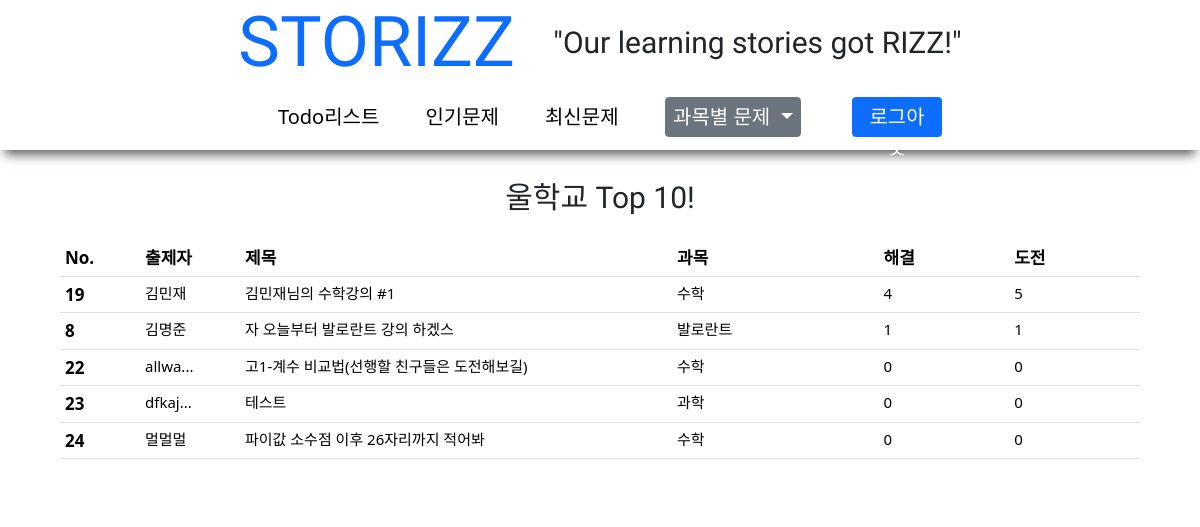
The app's page /main/pop_probs.php (signed in) with its own data.
### tables this page shows
CREATE TABLE `PROBLEM` (
  `id` int(11) UNSIGNED NOT NULL,
  `title` varchar(300) NOT NULL DEFAULT '',
  `picture` varchar(300) DEFAULT '',
  `description` varchar(300) NOT NULL DEFAULT '',
  `writer` varchar(300) NOT NULL DEFAULT '',
  `subject` varchar(300) NOT NULL DEFAULT '',
  `solved` int(11) NOT NULL,
  `challenged` int(11) NOT NULL,
  `answer` varchar(300) NOT NULL DEFAULT ''
);

### main/pop_probs.php (the view, shortened to what this page needs)
<!DOCTYPE html>
<html lang="ko">
<head>
    <link rel="stylesheet" href="/css/default.css">
    <link rel="stylesheet" href="/css/view_prob.css">
    <link rel="stylesheet" href="/css/header.css">
    <link href="https://cdn.jsdelivr.net/npm/bootstrap@5.3.2/dist/css/bootstrap.min.css" rel="stylesheet">
</head>
<body>
<?php include_once "../main/header.php" ?>
<div id="canvas">
    <?php include "../main/mobile_menu.php"; ?>
    <div class="main" id="main">
        <h1>울학교 Top 10!</h1>
        <div id="wrapper">
            <table class="table">
                <thead>
                <tr>
                    <th scope="col">No.</th>
                    <th scope="col">출제자</th>
                    <th scope="col">제목</th>
                    <th scope="col">과목</th>
                    <th scope="col">해결</th>
                    <th scope="col">도전</th>
                </tr>
                </thead>
                <tbody>
                <?php
                $get_pop = "SELECT * FROM PROBLEM order by `challenged` DESC LIMIT 10;";
                $pop_sql = mysqli_query($conn, $get_pop);
                while ($pop_row = mysqli_fetch_array($pop_sql)) {
                    $probId = $pop_row['id'];
                    $probTitle = $pop_row['title'];
                    $probWriter = $pop_row['writer'];
                    $probSubject = $pop_row['subject'];
                    $probChall = $pop_row['challenged'];
                    $probSol = $pop_row['solved'];
                    $spreadId = "problem_".$probId;
                    if (mb_strlen( $probWriter, 'utf-8' ) >= 7) {
                        $probWriter = mb_substr($probWriter, 0,5,'utf-8').'...';
                    }
                    echo
                    "
                    <tr>
                        <th scope=\"row\">$probId</th>
                        <td class='prob_writer'>$probWriter</td>
                        <td id='$spreadId' onclick='solve_prob(this);' class='prob_title'>$probTitle</td>
                        <td>$probSubject</td>
                        <td>$probSol</td>
                        <td>$probChall</td>
                    </tr>
                    ";
                }
                ?>
                </tbody>
            </table>
        </div>
    </div>
</div>
</body>
</html>

### css/default.css (style rules this page uses)
body,html { margin: 0; font-size: 10px; overflow-x: hidden; }
#canvas { height: fit-content; background-color: white; display: flex; flex-direction: column; justify-content: flex-start; }
.main { width: 100%; height: 100%; padding-bottom: 3rem; display: flex; justify-content: space-between; margin-top: 13rem; flex-direction: column; align-items: center; }
.main > h1 { font-family: "Black Han Sans", sans-serif; font-size: 3rem; margin-bottom: 2%; }
@media screen and (max-width: 1840px) { #main { justify-content: center; } }
@media screen and (max-width: 1560px) { #main { justify-content: center; } }
@media screen and (max-width: 1430px) { #main { justify-content: center; margin-top: 18rem; width: 100%; margin-left: 0; margin-right: 0; } }

### css/view_prob.css (style rules this page uses)
#wrapper { width: 120rem; }
th { font-size: 2.5rem; }
td, td > a { font-size: 2rem; text-decoration: none; color: black; cursor: pointer; }
tbody > tr > th { width: 12rem; }
.prob_title { width: 40%; }
.prob_writer { width: 10rem; }
@media screen and (max-width: 1430px) { #wrapper { width: 90%; min-width: 60rem; } }
@media screen and (max-width: 1430px) { th { font-size: 1.7rem; } }
@media screen and (max-width: 1430px) { td, td > a { font-size: 1.5rem; text-decoration: none; color: black; } }
@media screen and (max-width: 1430px) { tbody > tr > th { width: 8rem; } }

### records on screen
problem: id "19", writer "김민재", title "김민재님의 수학강의 #1", subject "수학", solved "4", challenged "5"
problem: id "8", writer "김명준", title "자 오늘부터 발로란트 강의 하겠스", subject "발로란트", solved "1", challenged "1"
problem: id "22", writer "allwa...", title "고1-계수 비교법(선행할 친구들은 도전해보길)", subject "수학", solved "0", challenged "0"
problem: id "23", writer "dfkaj...", title "테스트", subject "과학", solved "0", challenged "0"
problem: id "24", writer "멀멀멀", title "파이값 소수점 이후 26자리까지 적어봐", subject "수학", solved "0", challenged "0"
